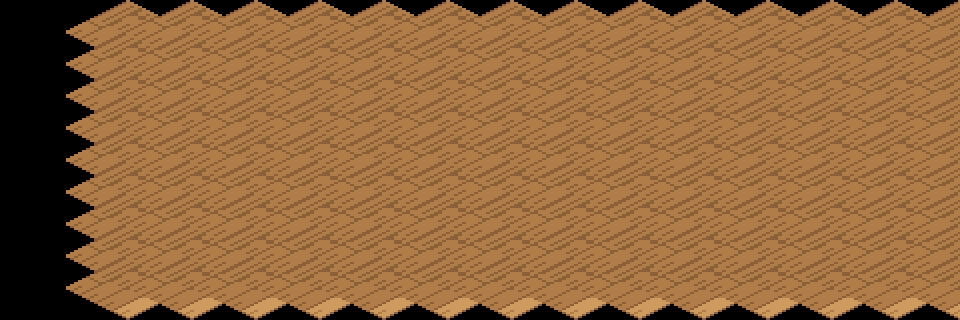

This game map was drawn from its Tiled (.tmx) file and the tilesets committed beside it. A one-line description and the full map source follow:
An orthogonal 15x10 tile map with 64x32 px tiles, 1 tile layer (suelo).

<map version="1.10" orientation="orthogonal" renderorder="right-down" width="15" height="10" tilewidth="64" tileheight="32" infinite="0" nextlayerid="2" nextobjectid="1">
 <tileset firstgid="1" name="terreno_mundo" tilewidth="128" tileheight="64" tilecount="203" columns="8">
  <image source="../textures/../textures/terreno_mundo.png" width="1024" height="1664" />
 </tileset>
 <layer id="1" name="suelo" width="15" height="10">
  <data encoding="csv">
0,0,0,0,0,0,0,0,0,0,0,0,0,0,0,
0,157,157,157,157,157,157,157,157,157,157,157,157,157,157,
0,157,157,157,157,157,157,157,157,157,157,157,157,157,157,
0,157,157,157,157,157,157,157,157,157,157,157,157,157,157,
0,157,157,157,157,157,157,157,157,157,157,157,157,157,157,
0,157,157,157,157,157,157,157,157,157,157,157,157,157,157,
0,157,157,157,157,157,157,157,157,157,157,157,157,157,157,
0,157,157,157,157,157,157,157,157,157,157,157,157,157,157,
0,157,157,157,157,157,157,157,157,157,157,157,157,157,157,
0,157,157,157,157,157,157,157,157,157,157,157,157,157,157
</data>
 </layer>
</map>
